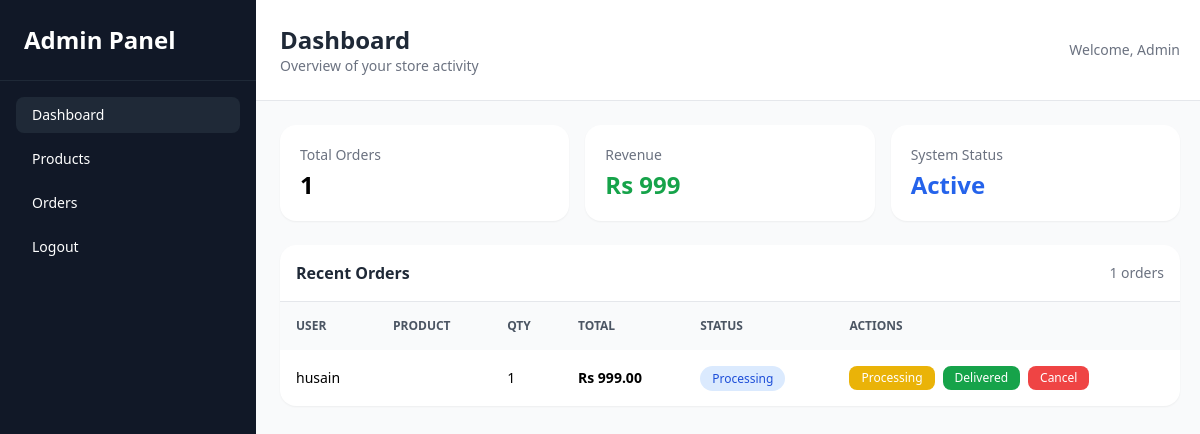
/admin-dashboard/ (signed in), run on the app's committed database.
### app/models.py (models this page shows)
class Order(models.Model):
    user = models.ForeignKey(User, on_delete=models.CASCADE, null=True, blank=True)
    customer_name = models.CharField(max_length=200)
    email = models.EmailField()
    phone = models.CharField(max_length=20)
    address = models.TextField()
    product_name = models.ForeignKey(Product, on_delete=models.CASCADE)
    price = models.DecimalField(max_digits=10, decimal_places=2)
    quantity = models.PositiveIntegerField(default=1)
    STATUS_CHOICES = (
        ('Pending', 'Pending'),
        ('Processing', 'Processing'),
        ('Shipped', 'Shipped'),
        ('Delivered', 'Delivered'),
    )
    status = models.CharField(max_length=20, choices=STATUS_CHOICES, default='pending')
    order_date = models.DateTimeField(auto_now_add=True)

### app/views.py (the view)
# urls.py: path('admin-dashboard/', views.admin_dashboard, name='admin_dashboard'),
@staff_member_required
def admin_dashboard(request):
    orders = Order.objects.all().order_by('-order_date')
    query = request.GET.get('q')
    if query:
        orders = orders.filter(
            customer_name__icontains=query
        )
    total_orders = Order.objects.count()
    total_revenue = Order.objects.aggregate(
        Sum('price')
    )['price__sum']
    return render(request, 'admin_dashboard.html', {
        'orders': orders,
        'total_orders': total_orders,
        'total_revenue': total_revenue,
    })

### Templates/admin_dashboard.html (shortened to what this page needs)
<!DOCTYPE html>
<html>
<head>
    <script src="https://cdn.tailwindcss.com"></script>
</head>
<body class="bg-gray-50">
<div class="flex min-h-screen">
    <aside class="hidden md:flex w-64 bg-gray-900 text-white flex-col fixed h-full">
        <div class="p-6 text-2xl font-bold border-b border-gray-800">
            Admin Panel
        </div>
        <nav class="p-4 space-y-2 text-sm">
            <a href="{% url 'admin_dashboard' %}"
               class="block px-4 py-2 rounded-lg bg-gray-800">
                Dashboard
            </a>
            <a href="{% url 'product_list' %}"
               class="block px-4 py-2 rounded-lg hover:bg-gray-800">
                Products
            </a>
            <a href="{% url 'admin_dashboard' %}"
               class="block px-4 py-2 rounded-lg hover:bg-gray-800">
                Orders
            </a>
            <a href="#"
               class="block px-4 py-2 rounded-lg hover:bg-red-600">
                Logout
            </a>
        </nav>
    </aside>
    <main class="flex-1 md:ml-64 pt-16 md:pt-0">
        <div class="bg-white border-b sticky top-0 z-40">
            <div class="p-4 md:p-6 flex flex-col md:flex-row md:justify-between md:items-center gap-2">
                <div>
                    <h1 class="text-xl md:text-2xl font-bold text-gray-800">
                        Dashboard
                    </h1>
                    <p class="text-sm text-gray-500">
                        Overview of your store activity
                    </p>
                </div>
                <div class="text-sm text-gray-500">
                    Welcome, Admin
                </div>
            </div>
        </div>
        <div class="p-4 md:p-6">
            <div class="grid grid-cols-1 sm:grid-cols-2 lg:grid-cols-3 gap-4 mb-6">
                <div class="bg-white p-5 rounded-2xl shadow-sm">
                    <p class="text-gray-500 text-sm">Total Orders</p>
                    <h2 class="text-2xl font-bold mt-1">{{ total_orders }}</h2>
                </div>
                <div class="bg-white p-5 rounded-2xl shadow-sm">
                    <p class="text-gray-500 text-sm">Revenue</p>
                    <h2 class="text-2xl font-bold text-green-600 mt-1">
                        Rs {{ total_revenue }}
                    </h2>
                </div>
                <div class="bg-white p-5 rounded-2xl shadow-sm">
                    <p class="text-gray-500 text-sm">System Status</p>
                    <h2 class="text-2xl font-bold text-blue-600 mt-1">
                        Active
                    </h2>
                </div>
            </div>
            <div class="bg-white rounded-2xl shadow-sm overflow-hidden">
                <div class="p-4 border-b flex justify-between items-center">
                    <h2 class="font-semibold text-gray-800">Recent Orders</h2>
                    <span class="text-sm text-gray-500">
                        {{ orders|length }} orders
                    </span>
                </div>
                <div class="hidden md:block overflow-x-auto">
                    <table class="w-full min-w-[900px] text-sm">
                        <thead class="bg-gray-50 text-gray-600 text-xs uppercase">
                            <tr>
                                <th class="p-4 text-left">User</th>
                                <th class="p-4 text-left">Product</th>
                                <th class="p-4 text-left">Qty</th>
                                <th class="p-4 text-left">Total</th>
                                <th class="p-4 text-left">Status</th>
                                <th class="p-4 text-left">Actions</th>
                            </tr>
                        </thead>
                        <tbody class="divide-y">
                        {% for order in orders %}
                        <tr class="hover:bg-gray-50">
                            <td class="p-4 font-medium">
                                {{ order.user.username }}
                            </td>
                            <td class="p-4">
                            </td>
                            <td class="p-4">
                                {{ order.quantity }}
                            </td>
                            <td class="p-4 font-semibold">
                                Rs {{ order.price }}
                            </td>
                            <td class="p-4">
                                {% if order.status == "Pending" %}
                                    <span class="px-3 py-1 text-xs rounded-full bg-yellow-100 text-yellow-700">
                                        Pending
                                    </span>
                                {% elif order.status == "Delivered" %}
                                    <span class="px-3 py-1 text-xs rounded-full bg-green-100 text-green-700">
                                        Delivered
                                    </span>
                                {% elif order.status == "cancelled" %}
                                    <span class="px-3 py-1 text-xs rounded-full bg-red-100 text-red-700">
                                        Cancelled
                                    </span>
                                {% else %}
                                    <span class="px-3 py-1 text-xs rounded-full bg-blue-100 text-blue-700">
                                        Processing
                                    </span>
                                {% endif %}
                            </td>
                            <td class="p-4">
                                <div class="flex flex-wrap gap-2">
                                    <a href="{% url 'update_order_status' order.id 'Processing' %}"
                                       class="px-3 py-1 text-xs rounded-lg bg-yellow-500 text-white">
                                        Processing
                                    </a>
                                    <a href="{% url 'update_order_status' order.id 'Delivered' %}"
                                       class="px-3 py-1 text-xs rounded-lg bg-green-600 text-white">
                                        Delivered
                                    </a>
                                    {% if order.status != 'cancelled' %}
                                    <a href="{% url 'cancel_order' order.id %}"
                                       class="px-3 py-1 text-xs rounded-lg bg-red-500 text-white">
                                        Cancel
                                    </a>
                                    {% else %}
                                    <span class="text-xs text-red-600 font-semibold">
                                        Cancelled
                                    </span>
                                    {% endif %}
                                </div>
                            </td>
                        </tr>
                        {% endfor %}
                        </tbody>
                    </table>
                </div>
            </div>
        </div>
    </main>
</div>
</body>
</html>

### data on the page
Order: user.username "husain", quantity "1", price "999.00", status "Processing"

### other printed values
{{ total_orders }} "1"
{{ total_revenue }} "999"
{{ orders|length }} "1"
